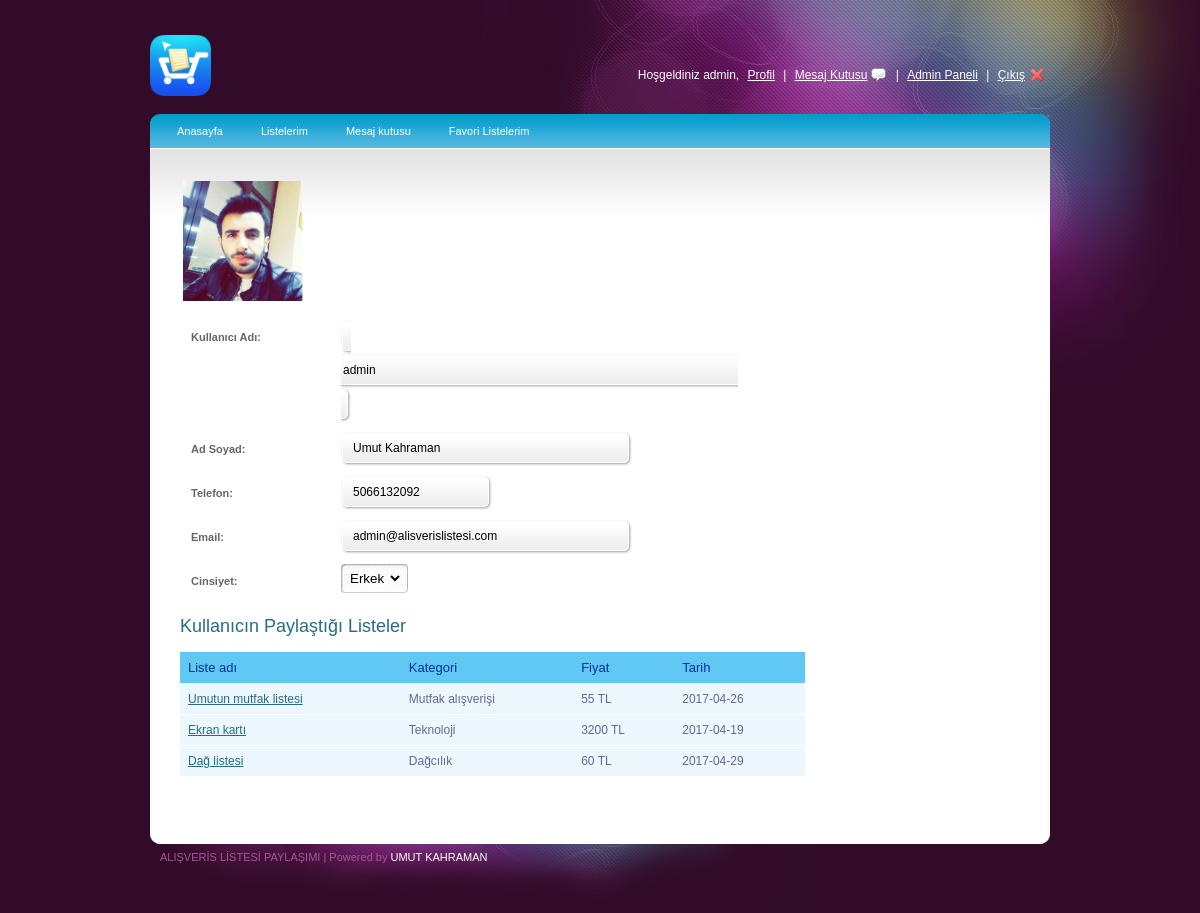
Page /profilGoruntule.php?id=1 (signed in) on the committed database.
### tables this page shows
CREATE TABLE `kisi` (
  `ID` int(11) NOT NULL,
  `AdSoyad` varchar(60) DEFAULT NULL,
  `Rol` int(11) DEFAULT NULL,
  `Telefon` varchar(11) DEFAULT NULL,
  `Foto` varchar(50) DEFAULT NULL,
  `Cinsiyet` int(11) DEFAULT NULL,
  `KullAdi` varchar(60) DEFAULT NULL,
  `Sifre` varchar(100) DEFAULT NULL,
  `Email` varchar(60) DEFAULT NULL
);

CREATE TABLE `liste` (
  `ID` int(11) NOT NULL,
  `KullaID` int(11) DEFAULT NULL,
  `KategoriID` int(11) DEFAULT NULL,
  `Icerik` text,
  `KayitTarihi` date DEFAULT NULL,
  `ListeAdi` varchar(50) DEFAULT NULL,
  `Fiyat` int(11) DEFAULT NULL
);

CREATE TABLE `kategori` (
  `ID` int(11) NOT NULL,
  `KategoriAdi` varchar(60) NOT NULL
);

### profilGoruntule.php (the view, shortened to what this page needs)
<?php
$kullaniciID=$_GET['id'];
$kullanici=mysql_query("SELECT AdSoyad,Telefon,Cinsiyet,KullAdi,Email,Foto  FROM kisi WHERE kisi.ID='$kullaniciID'");
$listeler=mysql_query("SELECT liste.ID,KayitTarihi,Fiyat,kategori.KategoriAdi,ListeAdi FROM liste INNER JOIN kategori ON kategori.ID=liste.KategoriID WHERE KullaID='$kullaniciID'");
?>
<!DOCTYPE html PUBLIC "-//W3C//DTD XHTML 1.0 Transitional//EN" "http://www.w3.org/TR/xhtml1/DTD/xhtml1-transitional.dtd">
<html xmlns="http://www.w3.org/1999/xhtml">
<head>
    <link rel="stylesheet" type="text/css" href="style.css" />
    <link rel="stylesheet" type="text/css" media="all" href="niceforms-default.css" />
</head>
<body>
<div id="main_container">
    <?php include 'header.php' ?>
    <br>
    <div class="main_content">
        <div class="menu">
            <ul>
                <li><a href="index.php">Anasayfa</a></li>
                <li><a href="listelerim.php">Listelerim</a>
                </li>
                <li><a href="mesajlar.php">Mesaj kutusu</a>
                </li>
                <li><a href="favoriler.php">Favori Listelerim</a></li>
            </ul>
        </div>
        <div class="center_content">
            <div class="right_content">
                <?php
                $kullaniciOku = mysql_fetch_array($kullanici)
                ?>
                <div class="form">
                    <?php
                    $sorgu2=mysql_query("select Foto from kisi Where kisi.ID=$kullaniciID");
                    if (mysql_num_rows($sorgu2)){
                        echo '<table>';
                        while($kayit=mysql_fetch_array($sorgu2)){
                            echo '<tr>';
                            echo '<td><img src="'.$kayit["Foto"].'" width="120" height="120"/></td>';
                            echo '</tr>';
                        }
                        echo '</table>';
                    }
                    ?>
                    <form class="niceform">
                        <fieldset>
                            <dl>
                                <dt><label for="Kullanıcı Adı">Kullanıcı Adı:</label></dt>
                                <dd><input type="text" name="kullaniciAdi" id="" size="54" readonly value="<?php echo $kullaniciOku['KullAdi'] ?>" /></dd>
                            </dl>
                            <dl>
                                <dt><label for="Ad Soyad">Ad Soyad:</label></dt>
                                <dd><input type="text" name="adSoyad" id="" size="36" readonly value="<?php echo $kullaniciOku['AdSoyad'] ?>"/></dd>
                            </dl>
                            <dl>
                                <dt><label for="Telefon">Telefon:</label></dt>
                                <dd><input type="text" name="telefon" id="" size="16" readonly value="<?php echo $kullaniciOku['Telefon'] ?>" /></dd>
                            </dl>
                            <dl>
                                <dt><label for="Email">Email:</label></dt>
                                <dd><input type="text" name="email" id="" size="36" readonly  value="<?php echo $kullaniciOku['Email'] ?>" /></dd>
                            </dl>
                            <dl>
                                <dt><label for="Cinsiyet">Cinsiyet:</label></dt>
                                <dd>
                                    <select  name="cinsiyet" id="">
                                        <option <?php if ($kullaniciOku['Cinsiyet']=='1')echo 'selected'?> value="1">Erkek</option>
                                    </select>
                                </dd>
                            </dl>
                        </fieldset>
                    </form>
                </div>
                <h2>Kullanıcın Paylaştığı Listeler</h2>
                <table id="rounded-corner">
                    <thead>
                    <tr>
                        <th scope="col" class="rounded">Liste adı</th>
                        <th scope="col" class="rounded">Kategori</th>
                        <th scope="col" class="rounded">Fiyat</th>
                        <th scope="col" class="rounded">Tarih</th>
                    </tr>
                    </thead>
                    <tbody>
                    <?php
                    while($listeOku = mysql_fetch_assoc($listeler))
                    { ?>
                        <tr>
                            <td><a href="./listele.php?id=<?php echo "$listeOku[ID]" ?>"><?php echo "$listeOku[ListeAdi]"?></a></td>
                            <td><?php echo "$listeOku[KategoriAdi]";?></td>
                            <td><?php echo "$listeOku[Fiyat]";?> TL</td>
                            <td><?php echo "$listeOku[KayitTarihi]";?></td>
                           </tr>
                        <?php
                    }
                    ?>
                    </tbody>
                </table>
            </div>
        </div>
    </div>
    <div class="footer">
        <div class="left_footer">ALIŞVERİS LİSTESİ PAYLAŞIMI | Powered by <a href="http://twitter.com/hopehero3">UMUT KAHRAMAN</a></div>
    </div>
</div>
</body>
</html>

### style.css (style rules this page uses)
body { background:url(images/bg.jpg) no-repeat center top #310b28; font-family:Arial, Helvetica, sans-serif; padding:0; font-size:12px; margin:0 auto; color: #0e4354; }
a { color:#256c89; }
h2 { font-size:18px; color:#256c89; font-weight:normal; padding:0px 0 15px 0; margin:0px; clear:both; }
#main_container { margin:0 auto; width:900px; padding:0px 0 0px 0; }
.main_content { margin:0 auto; width:900px; height:auto; padding:0px 0 50px 0; background:url(images/menu_bg.jpg) no-repeat center top #fff; }
.footer { width:900px;height:87px;background:url(images/footer_bg.jpg) no-repeat center top; }
.left_footer { float:left;padding:25px 0 0 10px;color:#a8549b;font-size:11px; }
.left_footer a { color:#FFFFFF;text-decoration:none; }
.menu { font-size:11px;padding:0px 10px 0 10px; float:left; width:880px; }
.menu ul { padding:0;margin:0;list-style-type:none; height:34px; }
.menu ul li { float:left;height:34px;line-height:34px; }
.menu a, .menu a:visited { display:block;float:left;height:100%;font-size:11px;text-decoration:none;color:#fff;padding:0 21px 0 17px; }
.center_content { clear:both; }
.right_content { width:625px; float:left; padding:30px 0 0 30px; }
#rounded-corner { margin:0px; width:625px; text-align: left; border-collapse: collapse; }
#rounded-corner th { padding: 8px; font-weight: normal; font-size: 13px; color: #039; background: #60c8f2; }
#rounded-corner td { padding: 8px; background: #ecf8fd; border-top: 1px solid #fff; color: #669; }

### niceforms-default.css (style rules this page uses)
.form { width:600px; float:left; clear:both; }
fieldset { border:none; clear:both; }
label { font-size:11px; font-weight:bold; color:#666; }
dl { clear:both; width:600px; }
dt { float:left; text-align:left; width:140px; line-height:34px; padding:0 10px 10px 0; }
dd { float:left; width:400px; margin:0 0 10px 0; }
.NFText { border:none; vertical-align:middle; font:12px/15px Arial, Helvetica, sans-serif; background:none; float:left; }
.NFMultiSelect { border:0; background:none; margin:0; }
select, input, textarea, button { outline:none; resize:none; }

### rows in the picture
kisi: Foto (picture), kullaniciAdi "admin", adSoyad "Umut Kahraman", telefon "5066132092", email "admin@alisverislistesi.com", cinsiyet "Erkek"
liste: ListeAdi "Umutun mutfak listesi", KategoriID.KategoriAdi "Mutfak alışverişi", Fiyat "55", KayitTarihi "2017-04-26"
liste: ListeAdi "Ekran kartı", KategoriID.KategoriAdi "Teknoloji", Fiyat "3200", KayitTarihi "2017-04-19"
liste: ListeAdi "Dağ listesi", KategoriID.KategoriAdi "Dağcılık", Fiyat "60", KayitTarihi "2017-04-29"

### other values in the picture
$_SESSION["kadi"] "admin"
